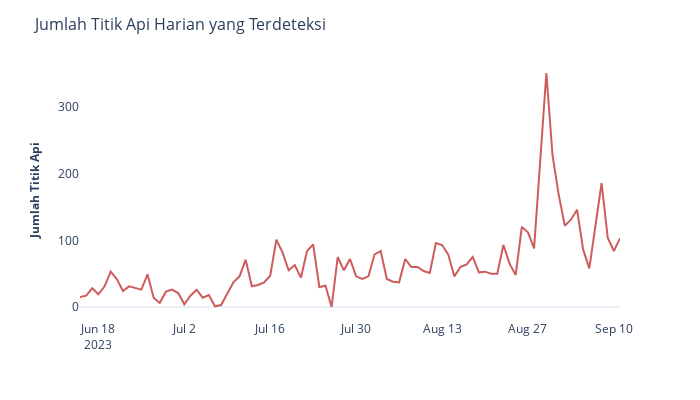

The code cell stored with this chart in its notebook:
### Code cell
line_2022 = create_line_chart(df_viirs, "Jawa Timur")
line_2022
